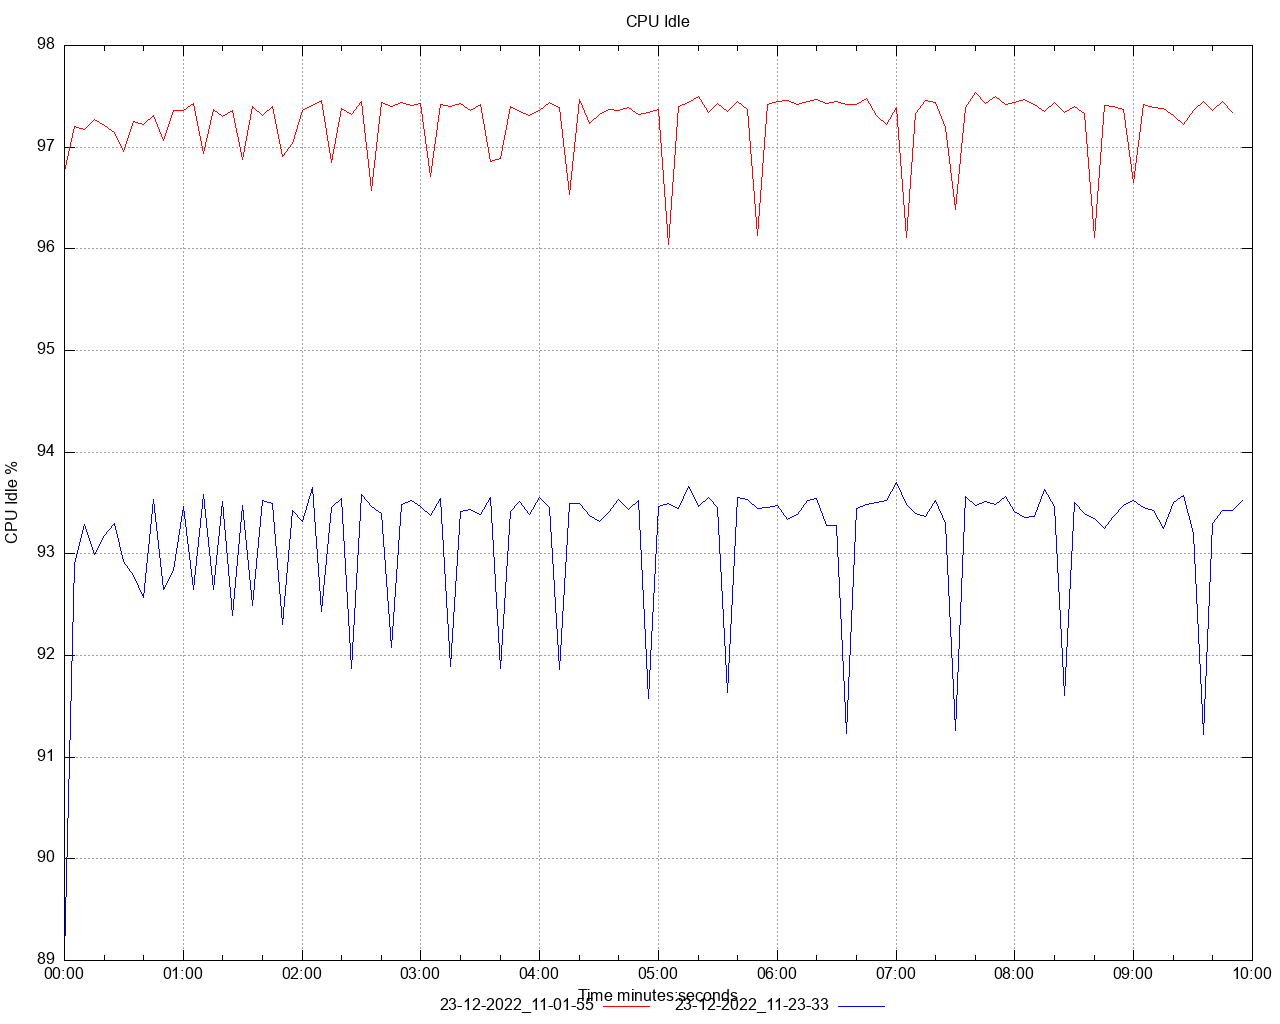

The script that saved this image:
set title 'CPU Idle' noenhanced
set style data lines
set datafile separator ","
set terminal png size 1280,1024
set grid
set key below
set xdata time
set timefmt "%s"
offset = 0
t0(x)=(offset=($0==0) ? x : offset, x - offset)
set xlabel 'Time minutes:seconds'
set ylabel 'CPU Idle %'
set output '/Users/ahmet.mircik/Workspace/python/hazelcast-simulator/offload-benchmarks/report/dstat/cpu_idle_A3.png'
plot \
   '/Users/ahmet.mircik/Workspace/python/hazelcast-simulator/offload-benchmarks/report/data/cpu_idle_A3_1.data' using (t0(timecolumn(1))):2 title "23-12-2022_11-01-55" noenhanced lt rgb "red", \
   '/Users/ahmet.mircik/Workspace/python/hazelcast-simulator/offload-benchmarks/report/data/cpu_idle_A3_2.data' using (t0(timecolumn(1))):2 title "23-12-2022_11-23-33" noenhanced lt rgb "blue", \
